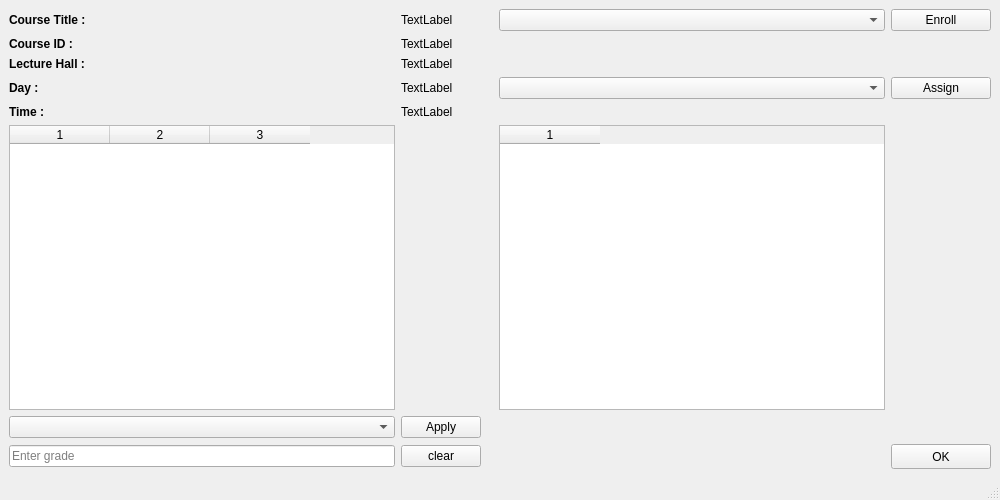
<?xml version="1.0" encoding="UTF-8"?>
<ui version="4.0">
 <class>Courseinfo</class>
 <widget class="QMainWindow" name="Courseinfo">
  <property name="geometry">
   <rect>
    <x>0</x>
    <y>0</y>
    <width>1000</width>
    <height>500</height>
   </rect>
  </property>
  <property name="windowTitle">
   <string>MainWindow</string>
  </property>
  <widget class="QWidget" name="centralwidget">
   <layout class="QGridLayout" name="gridLayout">
    <item row="2" column="1">
     <widget class="QLabel" name="lbl_ID">
      <property name="text">
       <string>TextLabel</string>
      </property>
     </widget>
    </item>
    <item row="2" column="0">
     <widget class="QLabel" name="label_4">
      <property name="font">
       <font>
        <bold>true</bold>
       </font>
      </property>
      <property name="text">
       <string>Course ID :</string>
      </property>
     </widget>
    </item>
    <item row="4" column="1" colspan="3">
     <widget class="QLabel" name="lbl_time">
      <property name="text">
       <string>TextLabel</string>
      </property>
     </widget>
    </item>
    <item row="10" column="0">
     <widget class="QLineEdit" name="txt_filter">
      <property name="placeholderText">
       <string>Enter grade</string>
      </property>
     </widget>
    </item>
    <item row="3" column="1">
     <widget class="QLabel" name="lbl_hall">
      <property name="text">
       <string>TextLabel</string>
      </property>
     </widget>
    </item>
    <item row="3" column="0">
     <widget class="QLabel" name="label">
      <property name="font">
       <font>
        <bold>true</bold>
       </font>
      </property>
      <property name="text">
       <string>Lecture Hall :</string>
      </property>
     </widget>
    </item>
    <item row="6" column="0">
     <widget class="QTableWidget" name="tbl_stud">
      <property name="enabled">
       <bool>true</bool>
      </property>
      <property name="editTriggers">
       <set>QAbstractItemView::AnyKeyPressed|QAbstractItemView::SelectedClicked</set>
      </property>
      <property name="columnCount">
       <number>3</number>
      </property>
      <column/>
      <column/>
      <column/>
     </widget>
    </item>
    <item row="7" column="1">
     <widget class="QPushButton" name="btn_filter">
      <property name="text">
       <string>Apply</string>
      </property>
     </widget>
    </item>
    <item row="4" column="0">
     <widget class="QLabel" name="label_7">
      <property name="font">
       <font>
        <bold>true</bold>
       </font>
      </property>
      <property name="text">
       <string>Day :</string>
      </property>
     </widget>
    </item>
    <item row="6" column="7">
     <widget class="QTableWidget" name="tbl_prof">
      <property name="enabled">
       <bool>true</bool>
      </property>
      <property name="editTriggers">
       <set>QAbstractItemView::NoEditTriggers</set>
      </property>
      <property name="columnCount">
       <number>1</number>
      </property>
      <column/>
     </widget>
    </item>
    <item row="1" column="0">
     <widget class="QLabel" name="label_2">
      <property name="font">
       <font>
        <bold>true</bold>
       </font>
      </property>
      <property name="text">
       <string>Course Title : </string>
      </property>
     </widget>
    </item>
    <item row="7" column="0">
     <widget class="QComboBox" name="combo_filter">
      <property name="placeholderText">
       <string>Choose filter relation</string>
      </property>
     </widget>
    </item>
    <item row="1" column="1">
     <widget class="QLabel" name="lbl_title">
      <property name="enabled">
       <bool>true</bool>
      </property>
      <property name="text">
       <string>TextLabel</string>
      </property>
     </widget>
    </item>
    <item row="10" column="8">
     <widget class="QPushButton" name="pushButton">
      <property name="sizePolicy">
       <sizepolicy hsizetype="Expanding" vsizetype="Expanding">
        <horstretch>0</horstretch>
        <verstretch>0</verstretch>
       </sizepolicy>
      </property>
      <property name="maximumSize">
       <size>
        <width>100</width>
        <height>25</height>
       </size>
      </property>
      <property name="text">
       <string>OK</string>
      </property>
     </widget>
    </item>
    <item row="10" column="1">
     <widget class="QPushButton" name="btn_clear_filter">
      <property name="text">
       <string>clear</string>
      </property>
     </widget>
    </item>
    <item row="5" column="0">
     <widget class="QLabel" name="label_3">
      <property name="font">
       <font>
        <bold>true</bold>
       </font>
      </property>
      <property name="text">
       <string>Time :</string>
      </property>
     </widget>
    </item>
    <item row="5" column="1">
     <widget class="QLabel" name="lbl_T">
      <property name="text">
       <string>TextLabel</string>
      </property>
     </widget>
    </item>
    <item row="1" column="7">
     <widget class="QComboBox" name="combo_newstud">
      <property name="placeholderText">
       <string>Enroll new student</string>
      </property>
     </widget>
    </item>
    <item row="4" column="7">
     <widget class="QComboBox" name="combo_newprof">
      <property name="placeholderText">
       <string>Assign new professor</string>
      </property>
     </widget>
    </item>
    <item row="1" column="8">
     <widget class="QPushButton" name="btn_enroll">
      <property name="text">
       <string>Enroll</string>
      </property>
     </widget>
    </item>
    <item row="4" column="8">
     <widget class="QPushButton" name="btn_assign">
      <property name="text">
       <string>Assign</string>
      </property>
     </widget>
    </item>
   </layout>
  </widget>
  <widget class="QMenuBar" name="menubar">
   <property name="geometry">
    <rect>
     <x>0</x>
     <y>0</y>
     <width>1000</width>
     <height>25</height>
    </rect>
   </property>
  </widget>
  <widget class="QStatusBar" name="statusbar"/>
 </widget>
 <resources/>
 <connections/>
</ui>
